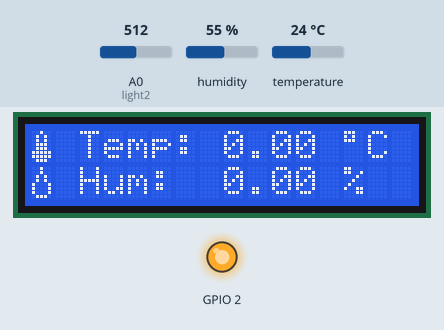
The sketch below on a simulated ESP8266 (NodeMCU). On the bench: 16×2 character LCD, output pins drawn as LEDs (lit = HIGH). The test bench sets the inputs (shaded band); at power-on: A0 (light2) = 512, humidity 55 %, temperature 24 °C. WiFi joins after 1.5 s; servers stay silent unless stated; web services answer with replies made up by the test bench; what the sketch prints to the serial monitor is not drawn.

Above: at 2.7 s.
2.8 s: A0 (light2) set to 415
At 6.7 s:
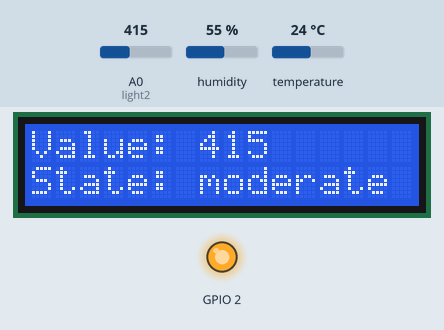
15.6 s: A0 (light2) set to 382
At 23.2 s:
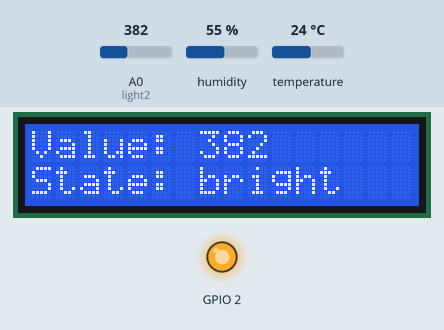
28.1 s: A0 (light2) set to 810
At 32.5 s:
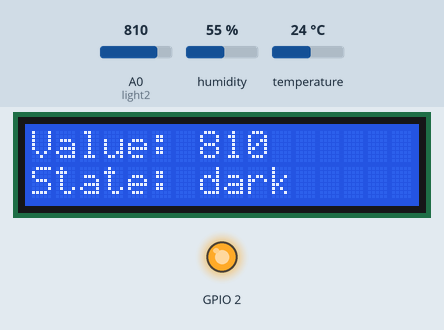
41.0 s: humidity set to 22 %
At 44.8 s:
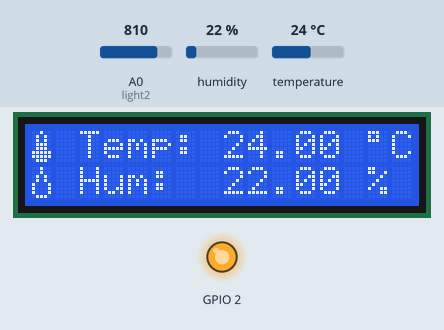
49.5 s: temperature set to 12 °C
At 53.0 s:
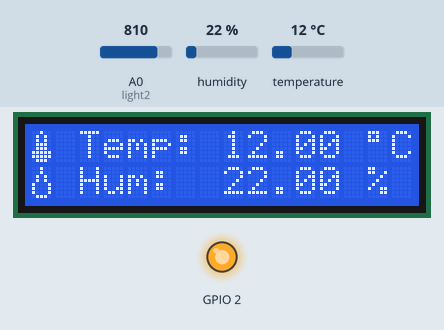
58.0 s: humidity set to 40 %
At 62.3 s:
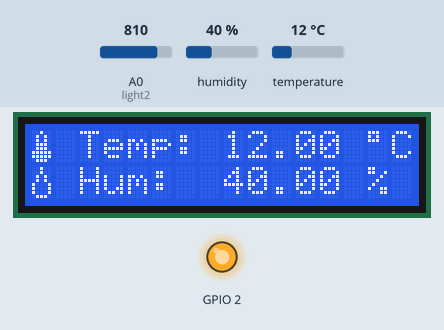
Timing chart, 0 to 63.8 s (numbered marks = the images above; inputs shaded):
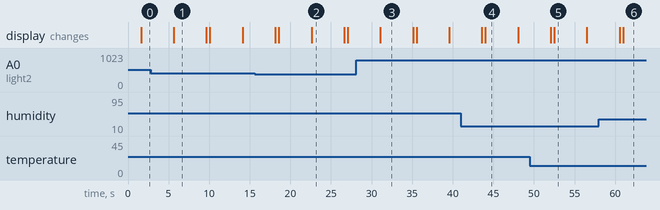

The sketch:

project_demo.ino
```cpp
#include <Wire.h>
#include <LiquidCrystal_I2C.h>
#include "DHT.h"
#include <ESP8266WiFi.h>
#include <ESP8266HTTPClient.h>
WiFiServer server(1234);
LiquidCrystal_I2C lcd(0x27,16,2);

float  temperature;
float  humidity;
char  per;
int  light;
long i;
DHT dht14(14,DHT11);

WiFiClient client;
String thingSpeakAddress= "http://api.thingspeak.com/update?";
String writeAPIKey;
String tsfield1Name;
String request_string;

HTTPClient http;

byte termometru[8] = //icon for termometer
{
    B00100,
    B01010,
    B01010,
    B01110,
    B01110,
    B11111,
    B11111,
    B01110
};

byte picatura[8] = //icon for water droplet
{
    B00100,
    B00100,
    B01010,
    B01010,
    B10001,
    B10001,
    B10001,
    B01110,
};

void init_wifi() {
   WiFi.begin("Noo","26072563");
  do {
    Serial.print(".");
    delay(500);
  } while ((!(WiFi.status() == WL_CONNECTED)));Serial.println("WiFi Connected");
  Serial.print("IP address: ");
  Serial.println((WiFi.localIP().toString()));
}

void light2() {
  light = analogRead(A0);
  lcd.setCursor(0, 0);
  lcd.print("Value: ");
  lcd.print(light);
  lcd.setCursor(0, 1);
  lcd.print("State: ");
  if (light >= 800) {
    lcd.print("dark");
    delay(4000);

  } else if (light <= 400) {
    lcd.print("bright");
    delay(4000);
  } else {
    lcd.print("moderate");
    delay(4000);
  }
}

void setup()
{
  Serial.begin(9600);
  init_wifi();
  temperature = 0;
  humidity = 0;
  i = 0;
  light = 0;
  per = 223;
  pinMode(2, OUTPUT);
  digitalWrite(2, HIGH);

  lcd.begin();
  lcd.createChar(0,termometru);
  lcd.createChar(1,picatura);
  lcd.home();

  dht14.begin();
}

void loop()
{
    lcd.setCursor(0, 0);
    lcd.write(0);
    lcd.print(" Temp: ");
    lcd.print(temperature);
    lcd.print(" ");
    lcd.print(per);
    lcd.print("C");

    Serial.print(" Temp:");
    Serial.print(temperature);

    lcd.setCursor(0, 1);
    lcd.write(1);
    lcd.print(" Hum:  ");
    lcd.print(humidity);
    lcd.print(" %");

    Serial.print(" Hum:");
    Serial.println(humidity);

    delay(4000);
    lcd.clear();
    light2();
    lcd.clear();

    light = analogRead(A0);
    Serial.print(" Value = ");
    Serial.print(light);
    if (light >= 800) {
      i = 0; //dark
      Serial.print(" Status:");
      Serial.println(i);

    } else {
      i = 1; //light
      Serial.print(" Status:");
      Serial.println(i);

    }

    humidity = (dht14.readHumidity());
    temperature = (dht14.readTemperature( ));
    if (client.connect("api.thingspeak.com",80)) {
      request_string = thingSpeakAddress;
      request_string += "key=";
      request_string += "18BSMONORNUHVADE";
      request_string += "&field1=";
      request_string += humidity;
      request_string += "&field2=";
      request_string += temperature;
      request_string += "&field3=";
      request_string += light;
      request_string += "&field4=";
      request_string += i;

      http.begin(client,request_string);
      http.GET();
      http.end();
      request_string="";

    }

}
```

Measured:
- the behaviour switches between 401 and 400 on A0 (light2) (found by bisection; images 1 and 2)
- after the input at 15.6 s, the display: first differs from a run without the input after 7.0 s (image 2)
- after the input at 28.1 s, the display: changes after 3.0 s (image 3)
- what the display in image 1 shows lasts 4.1 s, from 5.6 s to 9.7 s
